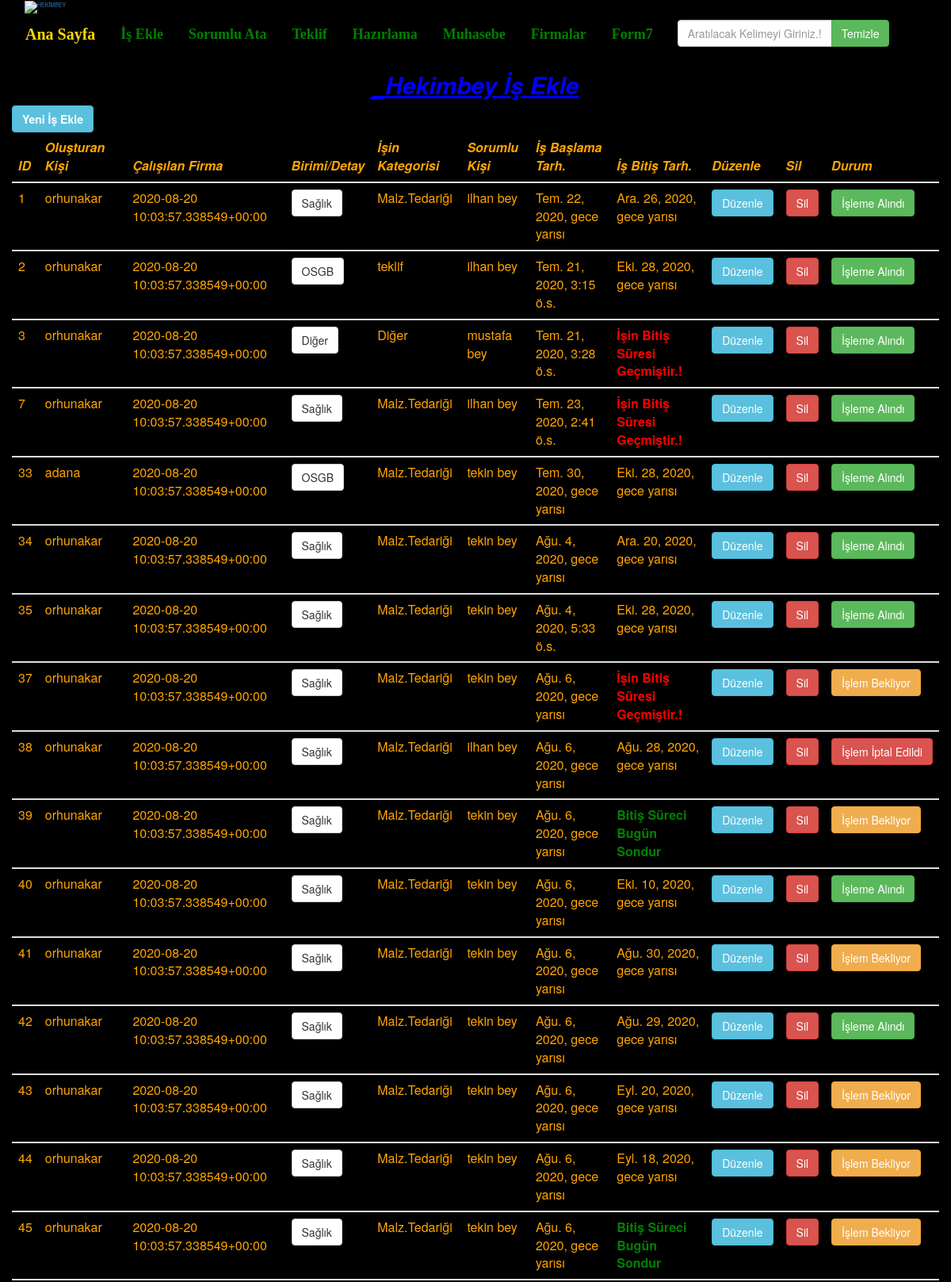
Screenshot of /form1/ (signed in, upper part) with the database file from the repository.
### form_1/models.py (models this page shows, shortened)
class Form1(models.Model):
    Birim = (
        ('Sağlık', 'Sağlık'),
        ('OSGB', 'OSGB'),
        ('Diğer', 'Diğer'),
    )
    kategori = (
        ('ihale', 'ihale'),
        ('teklif', 'Teklif'),
        ('Malz.Tedariği', 'Malz.Tedariği'),
        ('Diğer', 'Diğer'),
    )
    sorumlu = (
        ('cengiz bey', 'Cengiz Bey'),
        ('tekin bey', 'Tekin Bey'),
        ('ilhan bey', 'İlhan Bey'),
        ('mustafa bey', 'Mustafa Bey'),
        ('diğer', 'Diğer'),
    )
    adana=Firmalar.objects.all().order_by('firma_adi')
    adana_choices=[(x.firma_adi,x.firma_adi) for x in adana]
    Firmaid=models.ForeignKey(Firmalar,on_delete=models.PROTECT,blank=True,null=True)
    FirmaAdi=models.CharField(choices=adana_choices,max_length=60,verbose_name='Firma Adı',blank=False)
    Olusturan=models.ForeignKey(User,on_delete=models.CASCADE,blank=True,null=True)
    ilgili_birim = models.CharField(choices=Birim, max_length=25, verbose_name='İlgili Birim        ', blank=False)
    isin_kategorisi = models.CharField(choices=kategori, max_length=25, verbose_name='Yapılan İşin Kategorisi       ',blank=False)
    konusu = models.TextField(verbose_name='Konu ile ilgili Açıklama         ', blank=False)
    dosya = models.FileField( db_index=True,blank=True)
    sorumlu_kisi = models.CharField(choices=sorumlu, max_length=25, verbose_name='İşten Sorumlu Kişi        ', blank=False)
    baslangic = models.DateTimeField(default=timezone.now, blank=False)
    bitis = models.DateTimeField(default=date.today,blank=False)
    iptal=models.BooleanField(default=False,verbose_name='İşlemin Tamamını İptal Et')
    bugun = models.DateField(default=date.today)

### form_1/views.py (the view)
# urls.py: url('', views.form1_view, name='form1_view'),
@login_required(login_url=login_view)
def form1_view(request):
    if request.user.is_staff or request.user.is_superuser:
        listele=Form1.objects.all().order_by('pk')
    else:
        listele=Form1.objects.all().order_by('pk').filter(Olusturan=request.user)
    """if query:

        listele = listele.filter(
             Q(ilgili_birim__icontains=query) |
             Q(isin_kategorisi__icontains=query) |
             Q(konusu__icontains=query) |
             Q(dosya__icontains=query) |
             Q(sorumlu_kisi__icontains=query) |
             Q(Olusturan__username__icontains=query)
        ).distinct()"""
    return render(request , 'Form1/Form1.html' , {'listele': listele,'islemdekiler':[islemdekiler.Form22
                                                                                     for islemdekiler in Form2.objects.all()
                                                                                     if islemdekiler.Form22]
                                                  })

### templates/Form1/Form1.html (shortened to what this page needs)
<html lang="tr">
<head>
  <link rel="stylesheet" href="https://maxcdn.bootstrapcdn.com/bootstrap/3.4.1/css/bootstrap.min.css">
</head>
<body  class="container-fluid">
<nav class="navbar navbar-expand-lg navbar-light bg-light" >
  <div  class="navbar-toggler">
    <div class="collapse navbar-collapse">
      <a class="logo-img-sticky site-logo-img-sticky" href="https://hekimbey.com.tr/">
          <img class="logo-img-sticky site-logo-img-sticky" src="https://hekimbey.com.tr/wp-content/uploads/2016/10/logo.png" alt="HEKİMBEY">
          </a>
    </div>
    <ul class="nav navbar-nav">
        <li><a style = "font-family:tahoma;color:gold;font-size:20 " href="/anasayfa" class="btn btn-dark" role="button"><strong>Ana Sayfa</strong></a></li>
        <li><a style = "font-family:Comic Sans;color:green;font-size:18 " href="/form1" class="btn btn-dark" role="button"><strong>İş Ekle</strong></a></li>
        <li><a style = "font-family:Comic Sans;color:green;font-size:18 " href="/form2"  class="btn btn-dark" role="button"><strong>Sorumlu Ata</strong> </a></li>
        <li><a style = "font-family:Comic Sans;color:green;font-size:18 "  href="/form3"  class="btn btn-dark" role="button"><strong>Teklif</strong> </a></li>
        <li><a style = "font-family:Comic Sans;color:green;font-size:18 " href="/form4"  class="btn btn-dark" role="button"><strong>Hazırlama</strong> </a></li>
        <li><a style = "font-family:Comic Sans;color:green;font-size:18 " href="/form5"  class="btn btn-dark" role="button"><strong>Muhasebe</strong></a></li>
        <li><a style = "font-family:Comic Sans;color:green;font-size:18 " href="/form6"  class="btn btn-dark" role="button"><strong>Firmalar</strong></a></li>
        <li><a style = "font-family:Comic Sans;color:green;font-size:18 " href="/form7"  class="btn btn-dark" role="button"><strong>Form7</strong></a></li>
        <form class="navbar-form navbar-left" role="search" method="GET" action="">
        <div class="input-group">
            <input class="form-control" type="text" name="q" placeholder="Aratılacak Kelimeyi Giriniz.!" id='myInput' onkeyup='searchTable()'>
            <span class="input-group-btn">
                <input class="btn btn-success" type="submit" value="Temizle">
            </span>
        </div>
        </form>
    </ul>
  </div>
</nav>
<h2 align="center" style="color:Blue"><u><i><b>_Hekimbey İş Ekle</b></i></u></h2>
<form method="POST" action="" enctype="multipart/form-data" >{% csrf_token %}
    <div>
        <a href="{%url 'create'%}" class="btn btn-info"role="button"><strong style="font-size:20 color:yellow">Yeni İş Ekle</strong></a><br>
    </div>
        <div style="overflow-x:auto;">
<table class="table table-hover table-dark"  width="75" id='myTable' >
  <thead>
    <tr>
      <th scope="col"><i>ID</i></th>
        <th scope="col"><i>Oluşturan Kişi</i></th>
        <th scope="col"><i>Çalışılan Firma</i></th>
      <th scope="col"><i>Birimi/Detay</i></th>
      <th scope="col"><i>İşin Kategorisi</i></th>
      <th scope="col"><i>Sorumlu Kişi</i></th>
        <th scope="col"><i>İş Başlama Tarh.</i></th>
        <th scope="col"><i>İş Bitiş Tarh.</i></th>
        <th scope="col"><i>Düzenle</i></th>
        <th scope="col"><i>Sil</i></th>
         <th scope="col"><i>Durum</i></th>
    </tr>
 {% for liste in listele %}
  </thead>
  <tbody>
    <tr>
        <td scope="row" data-model-name="Form1ID">{{liste.id}}</td>
        <td>{{liste.Olusturan.username}}</td>
        <td>{{liste.FirmaAdi}}</td>
        <td><a href="{% url 'form1_detail' liste.id%}" class="btn btn-default" role="button">{{liste.ilgili_birim}}</a></td>
        <td>{{liste.isin_kategorisi}}</td>
        <td>{{liste.sorumlu_kisi}}</td>
        <td>{{liste.baslangic}}</td>
        <td>
            {% if liste.bitis.date < liste.bugun.today %}
            <strong  style="color:red"> İşin Bitiş Süresi Geçmiştir.!</strong>
            {%elif liste.bitis.date == liste.bugun.today%}
            <strong  style="color:green"> Bitiş Süreci Bugün Sondur</strong>
            {%else%}
            {{liste.bitis}}
            {%endif%}
        </td>
        <td><a href="{% url 'update' liste.id%}" class="btn btn-info" role="button">Düzenle</a></td>
        <td><a href="{% url 'delete' liste.id%}" class="btn btn-danger" role="button" onclick="return confirmDel();">Sil</a></td>
        {% if liste in islemdekiler %}
        <td><a href="" class="btn btn-success" role="button" name="cekim">İşleme Alındı
        {%elif liste.iptal is True%}
        <td><a href="" class="btn btn-danger" role="button" name="cekim">İşlem İptal Edildi
        {%else%}
        <td><a href="/form2/create/{{liste.id}}" class="btn btn-warning" role="button" name="cekim">İşlem Bekliyor
        {%endif%}
        </a></td>
            {% endfor %}
    </tr>
  </tbody>
</table>
        </div>
</form>
</body>

### templates/Form1/Form1.html (style rules this page uses)
body { background-color:Black; color:orange;font-size: 7px; }

### rows the page displays
Form1: id "1", Olusturan.username "orhunakar", FirmaAdi "2020-08-20 10:03:57.338549+00:00", ilgili_birim "Sağlık", isin_kategorisi "Malz.Tedariği", sorumlu_kisi "ilhan bey", baslangic "Tem. 22, 2020, gece yarısı", bitis "Ara. 26, 2020, gece yarısı", shows "İşleme Alındı"
Form1: id "2", Olusturan.username "orhunakar", FirmaAdi "2020-08-20 10:03:57.338549+00:00", ilgili_birim "OSGB", isin_kategorisi "teklif", sorumlu_kisi "ilhan bey", baslangic "Tem. 21, 2020, 3:15 ö.s.", bitis "Eki. 28, 2020, gece yarısı", shows "İşleme Alındı"
Form1: id "3", Olusturan.username "orhunakar", FirmaAdi "2020-08-20 10:03:57.338549+00:00", ilgili_birim "Diğer", isin_kategorisi "Diğer", sorumlu_kisi "mustafa bey", baslangic "Tem. 21, 2020, 3:28 ö.s.", bugun "İşin Bitiş Süresi Geçmiştir.!", shows "İşleme Alındı"
Form1: id "7", Olusturan.username "orhunakar", FirmaAdi "2020-08-20 10:03:57.338549+00:00", ilgili_birim "Sağlık", isin_kategorisi "Malz.Tedariği", sorumlu_kisi "ilhan bey", baslangic "Tem. 23, 2020, 2:41 ö.s.", bugun "İşin Bitiş Süresi Geçmiştir.!", shows "İşleme Alındı"
Form1: id "33", Olusturan.username "adana", FirmaAdi "2020-08-20 10:03:57.338549+00:00", ilgili_birim "OSGB", isin_kategorisi "Malz.Tedariği", sorumlu_kisi "tekin bey", baslangic "Tem. 30, 2020, gece yarısı", bitis "Eki. 28, 2020, gece yarısı", shows "İşleme Alındı"
Form1: id "34", Olusturan.username "orhunakar", FirmaAdi "2020-08-20 10:03:57.338549+00:00", ilgili_birim "Sağlık", isin_kategorisi "Malz.Tedariği", sorumlu_kisi "tekin bey", baslangic "Ağu. 4, 2020, gece yarısı", bitis "Ara. 20, 2020, gece yarısı", shows "İşleme Alındı"
Form1: id "35", Olusturan.username "orhunakar", FirmaAdi "2020-08-20 10:03:57.338549+00:00", ilgili_birim "Sağlık", isin_kategorisi "Malz.Tedariği", sorumlu_kisi "tekin bey", baslangic "Ağu. 4, 2020, 5:33 ö.s.", bitis "Eki. 28, 2020, gece yarısı", shows "İşleme Alındı"
Form1: id "37", Olusturan.username "orhunakar", FirmaAdi "2020-08-20 10:03:57.338549+00:00", ilgili_birim "Sağlık", isin_kategorisi "Malz.Tedariği", sorumlu_kisi "tekin bey", baslangic "Ağu. 6, 2020, gece yarısı", bugun "İşin Bitiş Süresi Geçmiştir.!"
Form1: id "38", Olusturan.username "orhunakar", FirmaAdi "2020-08-20 10:03:57.338549+00:00", ilgili_birim "Sağlık", isin_kategorisi "Malz.Tedariği", sorumlu_kisi "ilhan bey", baslangic "Ağu. 6, 2020, gece yarısı", bitis "Ağu. 28, 2020, gece yarısı", iptal "İşlem İptal Edildi"
Form1: id "39", Olusturan.username "orhunakar", FirmaAdi "2020-08-20 10:03:57.338549+00:00", ilgili_birim "Sağlık", isin_kategorisi "Malz.Tedariği", sorumlu_kisi "tekin bey", baslangic "Ağu. 6, 2020, gece yarısı", bugun "Bitiş Süreci Bugün Sondur"
Form1: id "40", Olusturan.username "orhunakar", FirmaAdi "2020-08-20 10:03:57.338549+00:00", ilgili_birim "Sağlık", isin_kategorisi "Malz.Tedariği", sorumlu_kisi "tekin bey", baslangic "Ağu. 6, 2020, gece yarısı", bitis "Eki. 10, 2020, gece yarısı", shows "İşleme Alındı"
Form1: id "41", Olusturan.username "orhunakar", FirmaAdi "2020-08-20 10:03:57.338549+00:00", ilgili_birim "Sağlık", isin_kategorisi "Malz.Tedariği", sorumlu_kisi "tekin bey", baslangic "Ağu. 6, 2020, gece yarısı", bitis "Ağu. 30, 2020, gece yarısı"
Form1: id "42", Olusturan.username "orhunakar", FirmaAdi "2020-08-20 10:03:57.338549+00:00", ilgili_birim "Sağlık", isin_kategorisi "Malz.Tedariği", sorumlu_kisi "tekin bey", baslangic "Ağu. 6, 2020, gece yarısı", bitis "Ağu. 29, 2020, gece yarısı", shows "İşleme Alındı"
Form1: id "43", Olusturan.username "orhunakar", FirmaAdi "2020-08-20 10:03:57.338549+00:00", ilgili_birim "Sağlık", isin_kategorisi "Malz.Tedariği", sorumlu_kisi "tekin bey", baslangic "Ağu. 6, 2020, gece yarısı", bitis "Eyl. 20, 2020, gece yarısı"
Form1: id "44", Olusturan.username "orhunakar", FirmaAdi "2020-08-20 10:03:57.338549+00:00", ilgili_birim "Sağlık", isin_kategorisi "Malz.Tedariği", sorumlu_kisi "tekin bey", baslangic "Ağu. 6, 2020, gece yarısı", bitis "Eyl. 18, 2020, gece yarısı"
Form1: id "45", Olusturan.username "orhunakar", FirmaAdi "2020-08-20 10:03:57.338549+00:00", ilgili_birim "Sağlık", isin_kategorisi "Malz.Tedariği", sorumlu_kisi "tekin bey", baslangic "Ağu. 6, 2020, gece yarısı", bugun "Bitiş Süreci Bugün Sondur"
